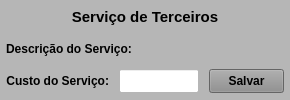
           <widget class="QWidget" name="widget_Terceiros" native="true">
            <property name="minimumSize">
             <size>
              <width>0</width>
              <height>100</height>
             </size>
            </property>
            <property name="maximumSize">
             <size>
              <width>16777215</width>
              <height>100</height>
             </size>
            </property>
            <property name="styleSheet">
             <string notr="true">background-color: rgb(182, 182, 182);</string>
            </property>
            <layout class="QVBoxLayout" name="verticalLayout_7">
             <property name="spacing">
              <number>1</number>
             </property>
             <property name="leftMargin">
              <number>1</number>
             </property>
             <property name="topMargin">
              <number>1</number>
             </property>
             <property name="rightMargin">
              <number>1</number>
             </property>
             <property name="bottomMargin">
              <number>3</number>
             </property>
             <item>
              <widget class="QWidget" name="widget_33" native="true">
               <property name="minimumSize">
                <size>
                 <width>0</width>
                 <height>30</height>
                </size>
               </property>
               <property name="maximumSize">
                <size>
                 <width>16777215</width>
                 <height>30</height>
                </size>
               </property>
               <layout class="QHBoxLayout" name="horizontalLayout_16" stretch="0">
                <property name="spacing">
                 <number>5</number>
                </property>
                <property name="leftMargin">
                 <number>5</number>
                </property>
                <property name="topMargin">
                 <number>3</number>
                </property>
                <property name="rightMargin">
                 <number>5</number>
                </property>
                <property name="bottomMargin">
                 <number>3</number>
                </property>
                <item>
                 <widget class="QLabel" name="label_70">
                  <property name="maximumSize">
                   <size>
                    <width>16777215</width>
                    <height>16777215</height>
                   </size>
                  </property>
                  <property name="font">
                   <font>
                    <pointsize>11</pointsize>
                    <weight>75</weight>
                    <bold>true</bold>
                   </font>
                  </property>
                  <property name="text">
                   <string>Serviço de Terceiros</string>
                  </property>
                  <property name="alignment">
                   <set>Qt::AlignCenter</set>
                  </property>
                 </widget>
                </item>
               </layout>
              </widget>
             </item>
             <item>
              <widget class="QWidget" name="widget_34" native="true">
               <property name="minimumSize">
                <size>
                 <width>0</width>
                 <height>30</height>
                </size>
               </property>
               <property name="maximumSize">
                <size>
                 <width>16777215</width>
                 <height>30</height>
                </size>
               </property>
               <layout class="QHBoxLayout" name="horizontalLayout_19">
                <property name="spacing">
                 <number>5</number>
                </property>
                <property name="leftMargin">
                 <number>5</number>
                </property>
                <property name="topMargin">
                 <number>3</number>
                </property>
                <property name="rightMargin">
                 <number>5</number>
                </property>
                <property name="bottomMargin">
                 <number>3</number>
                </property>
                <item>
                 <widget class="QLabel" name="label_71">
                  <property name="minimumSize">
                   <size>
                    <width>130</width>
                    <height>0</height>
                   </size>
                  </property>
                  <property name="maximumSize">
                   <size>
                    <width>130</width>
                    <height>16777215</height>
                   </size>
                  </property>
                  <property name="font">
                   <font>
                    <pointsize>9</pointsize>
                    <weight>75</weight>
                    <bold>true</bold>
                   </font>
                  </property>
                  <property name="text">
                   <string>Descrição do Serviço:</string>
                  </property>
                  <property name="alignment">
                   <set>Qt::AlignLeading|Qt::AlignLeft|Qt::AlignVCenter</set>
                  </property>
                 </widget>
                </item>
                <item>
                 <widget class="QLabel" name="label_Descricao_Servico">
                  <property name="font">
                   <font>
                    <pointsize>9</pointsize>
                    <weight>75</weight>
                    <bold>true</bold>
                   </font>
                  </property>
                  <property name="text">
                   <string/>
                  </property>
                  <property name="alignment">
                   <set>Qt::AlignRight|Qt::AlignTrailing|Qt::AlignVCenter</set>
                  </property>
                 </widget>
                </item>
               </layout>
              </widget>
             </item>
             <item>
              <widget class="QWidget" name="widget_Total_Servico" native="true">
               <property name="minimumSize">
                <size>
                 <width>0</width>
                 <height>30</height>
                </size>
               </property>
               <property name="maximumSize">
                <size>
                 <width>16777215</width>
                 <height>30</height>
                </size>
               </property>
               <property name="styleSheet">
                <string notr="true"/>
               </property>
               <layout class="QHBoxLayout" name="horizontalLayout_20">
                <property name="spacing">
                 <number>10</number>
                </property>
                <property name="leftMargin">
                 <number>5</number>
                </property>
                <property name="topMargin">
                 <number>3</number>
                </property>
                <property name="rightMargin">
                 <number>5</number>
                </property>
                <property name="bottomMargin">
                 <number>3</number>
                </property>
                <item>
                 <widget class="QLabel" name="label_72">
                  <property name="minimumSize">
                   <size>
                    <width>0</width>
                    <height>0</height>
                   </size>
                  </property>
                  <property name="maximumSize">
                   <size>
                    <width>16777215</width>
                    <height>16777215</height>
                   </size>
                  </property>
                  <property name="font">
                   <font>
                    <pointsize>9</pointsize>
                    <weight>75</weight>
                    <bold>true</bold>
                   </font>
                  </property>
                  <property name="text">
                   <string>Custo do Serviço:</string>
                  </property>
                  <property name="alignment">
                   <set>Qt::AlignRight|Qt::AlignTrailing|Qt::AlignVCenter</set>
                  </property>
                 </widget>
                </item>
                <item>
                 <widget class="QLineEdit" name="line_Valor_Servico">
                  <property name="sizePolicy">
                   <sizepolicy hsizetype="Preferred" vsizetype="Preferred">
                    <horstretch>0</horstretch>
                    <verstretch>0</verstretch>
                   </sizepolicy>
                  </property>
                  <property name="minimumSize">
                   <size>
                    <width>80</width>
                    <height>0</height>
                   </size>
                  </property>
                  <property name="maximumSize">
                   <size>
                    <width>80</width>
                    <height>16777215</height>
                   </size>
                  </property>
                  <property name="font">
                   <font>
                    <pointsize>9</pointsize>
                   </font>
                  </property>
                  <property name="styleSheet">
                   <string notr="true">background-color: rgb(255, 255, 255);</string>
                  </property>
                  <property name="alignment">
                   <set>Qt::AlignCenter</set>
                  </property>
                  <property name="placeholderText">
                   <string/>
                  </property>
                 </widget>
                </item>
                <item>
                 <widget class="QPushButton" name="btn_Salvar">
                  <property name="sizePolicy">
                   <sizepolicy hsizetype="Fixed" vsizetype="Preferred">
                    <horstretch>0</horstretch>
                    <verstretch>0</verstretch>
                   </sizepolicy>
                  </property>
                  <property name="maximumSize">
                   <size>
                    <width>75</width>
                    <height>16777215</height>
                   </size>
                  </property>
                  <property name="font">
                   <font>
                    <pointsize>9</pointsize>
                    <weight>75</weight>
                    <bold>true</bold>
                   </font>
                  </property>
                  <property name="cursor">
                   <cursorShape>PointingHandCursor</cursorShape>
                  </property>
                  <property name="layoutDirection">
                   <enum>Qt::LeftToRight</enum>
                  </property>
                  <property name="autoFillBackground">
                   <bool>false</bool>
                  </property>
                  <property name="styleSheet">
                   <string notr="true">background-color: rgb(141, 141, 141);</string>
                  </property>
                  <property name="text">
                   <string>Salvar</string>
                  </property>
                  <property name="checkable">
                   <bool>false</bool>
                  </property>
                  <property name="autoDefault">
                   <bool>false</bool>
                  </property>
                  <property name="default">
                   <bool>false</bool>
                  </property>
                  <property name="flat">
                   <bool>false</bool>
                  </property>
                 </widget>
                </item>
               </layout>
              </widget>
             </item>
            </layout>
           </widget>
